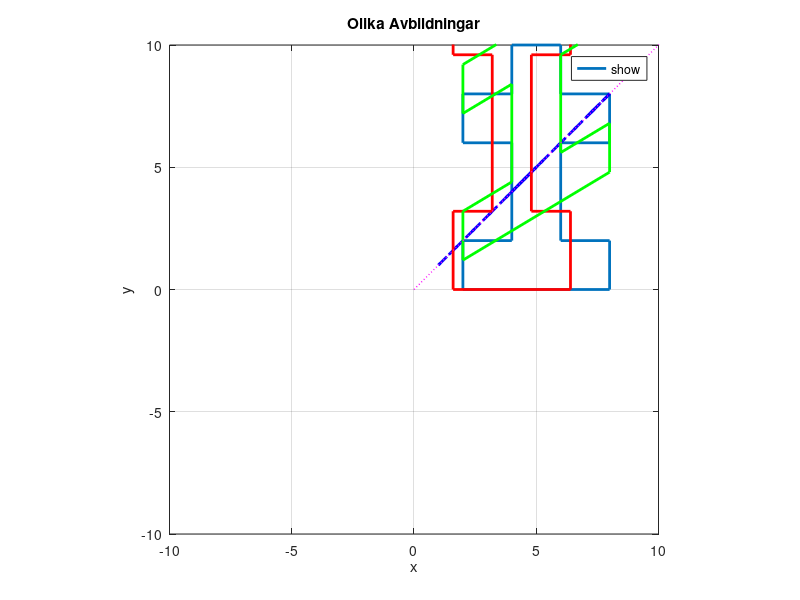

The MATLAB source for this figure:
clear

X = [2 2 4 4 2 2 4 4 6 6 8 8 6 6 8 8 2;
     0 2 2 6 6 8 8 10 10 8 8 6 6 2 2 0 0 ];
% Våran Figur

A = [cosd(45)^2 sind(45)*cosd(45);
    sind(45)*cosd(45) sind(45)^2]
B = [0.8 0; 0 1.6]
C = [1 0; 0.6 1];
%avbildnings matriser 

X_A = A*X;
X_B = B*X;
X_C = C*X;
%Förändrade figurer

plot(X(1,:), X(2,:),'LineWidth', 2, 'DisplayName', 'Originala Figuren');
grid on
axis ("equal")
hold on 
xlim([-10 10])
ylim([-10 10])
plot(X_A(1,:), X_A(2,:), 'b--', 'LineWidth', 2, 'DisplayName', 'Projektion (A)');
plot(X_B(1,:), X_B(2,:), 'r-', 'LineWidth', 2, 'DisplayName', 'Skalning (B)');
plot(X_C(1,:), X_C(2,:), 'g-', 'LineWidth', 2, 'DisplayName', 'Skjuvningen (C)');
% Ut Plottning för alla förändrade figurer

hold on

k = 1;
m = 0;
x = 0:0.1:15;
y = k * x + m;
% Y = KX + M

plot(x, y, 'm:', 'LineWidth', 1, 'DisplayName', 'Line: y = x');
grid on;
xlabel('x');
ylabel('y');
title('Olika Avbildningar');
axis equal;

legend('show', 'Location', 'best');
hold off
